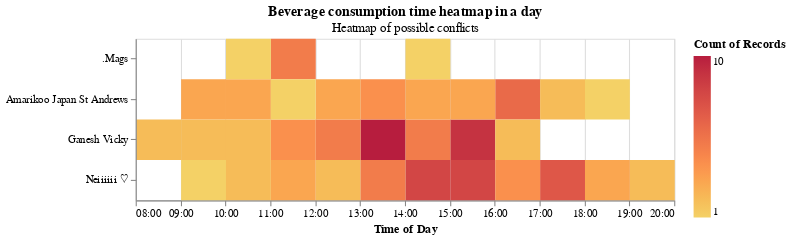

The code cell stored with this chart in its notebook:
### Code cell
time_heatmap = alt.Chart(final_df, title=alt.Title('Beverage consumption time heatmap in a day', subtitle='Heatmap of possible conflicts')).mark_rect().encode(
    alt.X('hours(date_time)').title('Time of Day'),
    # alt.Y('monthdate(date_time):O'),
    alt.Y('name').title(None),#
    alt.Color('count()', scale=alt.Scale(scheme='goldred')),
    tooltip = 'count()'
).properties(
    width=500,
    height=150
)
time_heatmap

### Figure 1 — Vega-Lite specification as saved in the notebook (floating-point values rounded to 4 significant figures)
{"config": {"view": {"continuousWidth": 300, "continuousHeight": 300}}, "data": {"name": "data-6de65c973d82429eb728f1d345cce849"}, "mark": {"type": "rect"}, "encoding": {"color": {"aggregate": "count", "scale": {"scheme": "goldred"}, "type": "quantitative"}, "tooltip": {"aggregate": "count", "type": "quantitative"}, "x": {"field": "date_time", "timeUnit": "hours", "title": "Time of Day", "type": "temporal"}, "y": {"field": "name", "title": null, "type": "nominal"}}, "height": 150, "title": {"text": "Beverage consumption time heatmap in a day", "subtitle": "Heatmap of possible conflicts"}, "width": 500, "$schema": "https://vega.github.io/schema/vega-lite/v5.16.3.json", "datasets": {"data-6de65c973d82429eb728f1d345cce849": [{"date": "2023-10-31T00:00:00", "time": "1:17 pm", "name": "Ganesh Vicky", "message": "Getting a coffee now", "date_time": "2023-10-31T13:17:00"}, {"date": "2023-11-01T00:00:00", "time": "12:45 pm", "name": "Ganesh Vicky", "message": "☕", "date_time": "2023-11-01T12:45:00"}, {"date": "2023-11-01T00:00:00", "time": "3:16 pm", "name": "Neiiiiii ♡", "message": "🧊☕ <This message was edited>", "date_time": "2023-11-01T15:16:00"}, {"date": "2023-11-07T00:00:00", "time": "11:10 am", "name": "Ganesh Vicky", "message": "☕", "date_time": "2023-11-07T11:10:00"}, {"date": "2023-11-07T00:00:00", "time": "11:58 am", "name": "Neiiiiii ♡", "message": "Got a 🍹in the morning", "date_time": "2023-11-07T11:58:00"}, {"date": "2023-11-07T00:00:00", "time": "3:39 pm", "name": "Ganesh Vicky", "message": "☕", "date_time": "2023-11-07T15:39:00"}, {"date": "2023-11-07T00:00:00", "time": "4:30 pm", "name": "Amarikoo Japan St Andrews", "message": "Got a mocha!", "date_time": "2023-11-07T16:30:00"}, {"date": "2023-11-07T00:00:00", "time": "4:30 pm", "name": "Amarikoo Japan St Andrews", "message": "My first club pret ☕️", "date_time": "2023-11-07T16:30:00"}, {"date": "2023-11-07T00:00:00", "time": "7:01 pm", "name": "Neiiiiii ♡", "message": "🍹", "date_time": "2023-11-07T19:01:00"}, {"date": "2023-11-08T00:00:00", "time": "4:06 pm", "name": "Amarikoo Japan St Andrews", "message": "Got a ☕️", "date_time": "2023-11-08T16:06:00"}, {"date": "2023-11-08T00:00:00", "time": "5:24 pm", "name": "Neiiiiii ♡", "message": "Got a 🍹", "date_time": "2023-11-08T17:24:00"}, {"date": "2023-11-10T00:00:00", "time": "3:36 pm", "name": "Ganesh Vicky", "message": "☕", "date_time": "2023-11-10T15:36:00"}, {"date": "2023-11-11T00:00:00", "time": "9:46 am", "name": "Amarikoo Japan St Andrews", "message": "Got an iced mocha", "date_time": "2023-11-11T09:46:00"}, {"date": "2023-11-13T00:00:00", "time": "3:04 pm", "name": "Neiiiiii ♡", "message": "Got a decaf, oat mocha", "date_time": "2023-11-13T15:04:00"}, {"date": "2023-11-14T00:00:00", "time": "1:37 pm", "name": "Ganesh Vicky", "message": "☕", "date_time": "2023-11-14T13:37:00"}, {"date": "2023-11-15T00:00:00", "time": "1:17 pm", "name": "Amarikoo Japan St Andrews", "message": "☕ and 🥖", "date_time": "2023-11-15T13:17:00"}, {"date": "2023-11-15T00:00:00", "time": "2:25 pm", "name": "Ganesh Vicky", "message": "☕", "date_time": "2023-11-15T14:25:00"}, {"date": "2023-11-16T00:00:00", "time": "5:45 pm", "name": "Amarikoo Japan St Andrews", "message": "Merry berry ☕", "date_time": "2023-11-16T17:45:00"}, {"date": "2023-11-17T00:00:00", "time": "9:25 am", "name": "Amarikoo Japan St Andrews", "message": "Salted caramel ☕with cream😋", "date_time": "2023-11-17T09:25:00"}, {"date": "2023-11-17T00:00:00", "time": "1:53 pm", "name": "Ganesh Vicky", "message": "☕", "date_time": "2023-11-17T13:53:00"}, {"date": "2023-11-17T00:00:00", "time": "3:42 pm", "name": "Ganesh Vicky", "message": "☕ xD", "date_time": "2023-11-17T15:42:00"}, {"date": "2023-11-17T00:00:00", "time": "4:44 pm", "name": "Neiiiiii ♡", "message": "Got a warm mocha", "date_time": "2023-11-17T16:44:00"}, {"date": "2023-11-18T00:00:00", "time": "4:41 pm", "name": "Neiiiiii ♡", "message": "Got a mocha", "date_time": "2023-11-18T16:41:00"}, {"date": "2023-11-19T00:00:00", "time": "1:49 pm", "name": "Ganesh Vicky", "message": "☕", "date_time": "2023-11-19T13:49:00"}, {"date": "2023-11-19T00:00:00", "time": "6:21 pm", "name": "Neiiiiii ♡", "message": "☕", "date_time": "2023-11-19T18:21:00"}, {"date": "2023-11-21T00:00:00", "time": "11:29 am", "name": "Ganesh Vicky", "message": "☕", "date_time": "2023-11-21T11:29:00"}, {"date": "2023-11-22T00:00:00", "time": "12:11 pm", "name": "Ganesh Vicky", "message": "☕", "date_time": "2023-11-22T12:11:00"}, {"date": "2023-11-24T00:00:00", "time": "9:01 am", "name": "Ganesh Vicky", "message": "☕", "date_time": "2023-11-24T09:01:00"}, {"date": "2023-11-24T00:00:00", "time": "1:03 pm", "name": "Ganesh Vicky", "message": "☕ iss very cold xD", "date_time": "2023-11-24T13:03:00"}, {"date": "2023-11-24T00:00:00", "time": "2:03 pm", "name": "Amarikoo Japan St Andrews", "message": "Merry berry☕", "date_time": "2023-11-24T14:03:00"}, {"date": "2023-11-24T00:00:00", "time": "4:16 pm", "name": "Ganesh Vicky", "message": "☕🤷🏻♂️", "date_time": "2023-11-24T16:16:00"}, {"date": "2023-11-24T00:00:00", "time": "6:51 pm", "name": "Neiiiiii ♡", "message": "☕", "date_time": "2023-11-24T18:51:00"}, {"date": "2023-11-25T00:00:00", "time": "9:14 am", "name": "Neiiiiii ♡", "message": "☕", "date_time": "2023-11-25T09:14:00"}, {"date": "2023-11-26T00:00:00", "time": "4:24 pm", "name": "Amarikoo Japan St Andrews", "message": "☕", "date_time": "2023-11-26T16:24:00"}, {"date": "2023-11-28T00:00:00", "time": "9:33 am", "name": "Amarikoo Japan St Andrews", "message": "☕", "date_time": "2023-11-28T09:33:00"}, {"date": "2023-11-28T00:00:00", "time": "10:59 am", "name": "Neiiiiii ♡", "message": "☕", "date_time": "2023-11-28T10:59:00"}, {"date": "2023-11-28T00:00:00", "time": "1:11 pm", "name": "Ganesh Vicky", "message": "☕", "date_time": "2023-11-28T13:11:00"}, {"date": "2023-11-29T00:00:00", "time": "12:08 pm", "name": "Neiiiiii ♡", "message": "☕", "date_time": "2023-11-29T12:08:00"}, {"date": "2023-11-29T00:00:00", "time": "1:22 pm", "name": "Ganesh Vicky", "message": "☕", "date_time": "2023-11-29T13:22:00"}, {"date": "2023-11-30T00:00:00", "time": "11:18 am", "name": "Ganesh Vicky", "message": "☕", "date_time": "2023-11-30T11:18:00"}, {"date": "2023-11-30T00:00:00", "time": "5:34 pm", "name": "Neiiiiii ♡", "message": "☕", "date_time": "2023-11-30T17:34:00"}, {"date": "2023-12-02T00:00:00", "time": "7:21 pm", "name": "Neiiiiii ♡", "message": "☕", "date_time": "2023-12-02T19:21:00"}, {"date": "2023-12-03T00:00:00", "time": "5:04 pm", "name": "Neiiiiii ♡", "message": "🧊☕", "date_time": "2023-12-03T17:04:00"}, {"date": "2023-12-04T00:00:00", "time": "3:54 pm", "name": "Neiiiiii ♡", "message": "🧊☕", "date_time": "2023-12-04T15:54:00"}, {"date": "2023-12-04T00:00:00", "time": "5:07 pm", "name": "Amarikoo Japan St Andrews", "message": "☕ more then 30 min ago😂", "date_time": "2023-12-04T17:07:00"}, {"date": "2023-12-06T00:00:00", "time": "8:28 am", "name": "Ganesh Vicky", "message": "☕", "date_time": "2023-12-06T08:28:00"}, {"date": "2023-12-08T00:00:00", "time": "1:44 pm", "name": "Ganesh Vicky", "message": "☕", "date_time": "2023-12-08T13:44:00"}, {"date": "2023-12-09T00:00:00", "time": "5:47 pm", "name": "Neiiiiii ♡", "message": "☕x2 today", "date_time": "2023-12-09T17:47:00"}, {"date": "2023-12-10T00:00:00", "time": "2:27 pm", "name": "Ganesh Vicky", "message": "☕", "date_time": "2023-12-10T14:27:00"}, {"date": "2023-12-10T00:00:00", "time": "3:51 pm", "name": "Amarikoo Japan St Andrews", "message": "☕", "date_time": "2023-12-10T15:51:00"}, {"date": "2023-12-11T00:00:00", "time": "2:56 pm", "name": "Neiiiiii ♡", "message": "☕", "date_time": "2023-12-11T14:56:00"}, {"date": "2023-12-13T00:00:00", "time": "1:15 pm", "name": "Amarikoo Japan St Andrews", "message": "☕", "date_time": "2023-12-13T13:15:00"}, {"date": "2023-12-14T00:00:00", "time": "8:53 am", "name": "Ganesh Vicky", "message": "☕", "date_time": "2023-12-14T08:53:00"}, {"date": "2023-12-14T00:00:00", "time": "12:13 pm", "name": "Amarikoo Japan St Andrews", "message": "☕🧊", "date_time": "2023-12-14T12:13:00"}, {"date": "2023-12-16T00:00:00", "time": "1:33 pm", "name": "Amarikoo Japan St Andrews", "message": "☕🍴", "date_time": "2023-12-16T13:33:00"}, {"date": "2023-12-16T00:00:00", "time": "2:39 pm", "name": "Neiiiiii ♡", "message": "☕🧊", "date_time": "2023-12-16T14:39:00"}, {"date": "2023-12-17T00:00:00", "time": "3:48 pm", "name": "Amarikoo Japan St Andrews", "message": "☕", "date_time": "2023-12-17T15:48:00"}, {"date": "2023-12-19T00:00:00", "time": "10:47 am", "name": "Amarikoo Japan St Andrews", "message": "☕🧊", "date_time": "2023-12-19T10:47:00"}, {"date": "2023-12-19T00:00:00", "time": "12:07 pm", "name": "Amarikoo Japan St Andrews", "message": "☕🥖", "date_time": "2023-12-19T12:07:00"}, {"date": "2023-12-21T00:00:00", "time": "1:52 pm", "name": "Ganesh Vicky", "message": "☕", "date_time": "2023-12-21T13:52:00"}, {"date": "2023-12-22T00:00:00", "time": "1:30 pm", "name": "Neiiiiii ♡", "message": "☕🧊", "date_time": "2023-12-22T13:30:00"}, {"date": "2023-12-22T00:00:00", "time": "3:02 pm", "name": "Ganesh Vicky", "message": "☕", "date_time": "2023-12-22T15:02:00"}, {"date": "2023-12-23T00:00:00", "time": "2:14 pm", "name": "Amarikoo Japan St Andrews", "message": "☕🧊", "date_time": "2023-12-23T14:14:00"}, {"date": "2023-12-28T00:00:00", "time": "3:54 pm", "name": "Ganesh Vicky", "message": "☕", "date_time": "2023-12-28T15:54:00"}, {"date": "2023-12-30T00:00:00", "time": "12:02 pm", "name": "Ganesh Vicky", "message": "☕", "date_time": "2023-12-30T12:02:00"}, {"date": "2023-12-30T00:00:00", "time": "3:00 pm", "name": "Neiiiiii ♡", "message": "🧊☕", "date_time": "2023-12-30T15:00:00"}, {"date": "2023-12-30T00:00:00", "time": "4:29 pm", "name": "Neiiiiii ♡", "message": "☕", "date_time": "2023-12-30T16:29:00"}, {"date": "2024-01-03T00:00:00", "time": "12:00 pm", "name": "Neiiiiii ♡", "message": "☕", "date_time": "2024-01-03T12:00:00"}, {"date": "2024-01-04T00:00:00", "time": "5:33 pm", "name": "Neiiiiii ♡", "message": "☕🧊", "date_time": "2024-01-04T17:33:00"}, {"date": "2024-01-05T00:00:00", "time": "1:27 pm", "name": "Neiiiiii ♡", "message": "☕🧊", "date_time": "2024-01-05T13:27:00"}, {"date": "2024-01-06T00:00:00", "time": "2:46 pm", "name": "Neiiiiii ♡", "message": "☕🧊", "date_time": "2024-01-06T14:46:00"}, {"date": "2024-01-06T00:00:00", "time": "3:49 pm", "name": "Amarikoo Japan St Andrews", "message": "☕", "date_time": "2024-01-06T15:49:00"}, {"date": "2024-01-07T00:00:00", "time": "1:54 pm", "name": "Neiiiiii ♡", "message": "☕🧊", "date_time": "2024-01-07T13:54:00"}, {"date": "2024-01-08T00:00:00", "time": "9:15 am", "name": "Ganesh Vicky", "message": "Got a coffee 10 mins back. Forgot to update", "date_time": "2024-01-08T09:15:00"}, {"date": "2024-01-08T00:00:00", "time": "11:49 am", "name": ".Mags", "message": "☕️", "date_time": "2024-01-08T11:49:00"}, {"date": "2024-01-08T00:00:00", "time": "12:50 pm", "name": "Amarikoo Japan St Andrews", "message": "☕🧊", "date_time": "2024-01-08T12:50:00"}, {"date": "2024-01-08T00:00:00", "time": "1:46 pm", "name": "Ganesh Vicky", "message": "☕", "date_time": "2024-01-08T13:46:00"}, {"date": "2024-01-08T00:00:00", "time": "3:24 pm", "name": "Neiiiiii ♡", "message": "☕🧊", "date_time": "2024-01-08T15:24:00"}, {"date": "2024-01-09T00:00:00", "time": "2:09 pm", "name": "Ganesh Vicky", "message": "☕", "date_time": "2024-01-09T14:09:00"}, {"date": "2024-01-09T00:00:00", "time": "5:05 pm", "name": "Neiiiiii ♡", "message": "☕🧊", "date_time": "2024-01-09T17:05:00"}, {"date": "2024-01-10T00:00:00", "time": "10:04 am", "name": "Ganesh Vicky", "message": "☕", "date_time": "2024-01-10T10:04:00"}, {"date": "2024-01-10T00:00:00", "time": "10:51 am", "name": ".Mags", "message": "☕️", "date_time": "2024-01-10T10:51:00"}, {"date": "2024-01-10T00:00:00", "time": "1:56 pm", "name": "Neiiiiii ♡", "message": "☕🧊", "date_time": "2024-01-10T13:56:00"}, {"date": "2024-01-11T00:00:00", "time": "11:22 am", "name": ".Mags", "message": "☕️", "date_time": "2024-01-11T11:22:00"}, {"date": "2024-01-11T00:00:00", "time": "3:46 pm", "name": "Neiiiiii ♡", "message": "☕🧊 <This message was edited>", "date_time": "2024-01-11T15:46:00"}, {"date": "2024-01-13T00:00:00", "time": "11:30 am", "name": ".Mags", "message": "☕️", "date_time": "2024-01-13T11:30:00"}, {"date": "2024-01-13T00:00:00", "time": "4:25 pm", "name": "Neiiiiii ♡", "message": "Got ☕ 20 mins back", "date_time": "2024-01-13T16:25:00"}, {"date": "2024-01-14T00:00:00", "time": "3:36 pm", "name": "Ganesh Vicky", "message": "☕", "date_time": "2024-01-14T15:36:00"}, {"date": "2024-01-15T00:00:00", "time": "11:19 am", "name": ".Mags", "message": "☕️", "date_time": "2024-01-15T11:19:00"}, {"date": "2024-01-15T00:00:00", "time": "12:47 pm", "name": "Ganesh Vicky", "message": "☕", "date_time": "2024-01-15T12:47:00"}, {"date": "2024-01-15T00:00:00", "time": "3:22 pm", "name": "Neiiiiii ♡", "message": "☕", "date_time": "2024-01-15T15:22:00"}, {"date": "2024-01-16T00:00:00", "time": "11:51 am", "name": "Ganesh Vicky", "message": "☕", "date_time": "2024-01-16T11:51:00"}, {"date": "2024-01-16T00:00:00", "time": "1:53 pm", "name": "Amarikoo Japan St Andrews", "message": "☕", "date_time": "2024-01-16T13:53:00"}, {"date": "2024-01-16T00:00:00", "time": "2:39 pm", "name": "Neiiiiii ♡", "message": "☕", "date_time": "2024-01-16T14:39:00"}, {"date": "2024-01-17T00:00:00", "time": "11:38 am", "name": ".Mags", "message": "☕️", "date_time": "2024-01-17T11:38:00"}, {"date": "2024-01-17T00:00:00", "time": "2:00 pm", "name": "Ganesh Vicky", "message": "☕", "date_time": "2024-01-17T14:00:00"}, {"date": "2024-01-17T00:00:00", "time": "6:01 pm", "name": "Neiiiiii ♡", "message": "🍹", "date_time": "2024-01-17T18:01:00"}, {"date": "2024-01-18T00:00:00", "time": "2:10 pm", "name": "Amarikoo Japan St Andrews", "message": "☕🧊", "date_time": "2024-01-18T14:10:00"}, {"date": "2024-01-18T00:00:00", "time": "3:07 pm", "name": "Neiiiiii ♡", "message": "☕🧊", "date_time": "2024-01-18T15:07:00"}, {"date": "2024-01-19T00:00:00", "time": "2:10 pm", "name": "Neiiiiii ♡", "message": "☕", "date_time": "2024-01-19T14:10:00"}, {"date": "2024-01-20T00:00:00", "time": "1:47 pm", "name": "Neiiiiii ♡", "message": "☕🧊", "date_time": "2024-01-20T13:47:00"}, {"date": "2024-01-21T00:00:00", "time": "4:38 pm", "name": "Amarikoo Japan St Andrews", "message": "☕", "date_time": "2024-01-21T16:38:00"}, {"date": "2024-01-22T00:00:00", "time": "2:42 pm", "name": "Neiiiiii ♡", "message": "☕🧊", "date_time": "2024-01-22T14:42:00"}, {"date": "2024-01-22T00:00:00", "time": "3:51 pm", "name": "Ganesh Vicky", "message": "☕", "date_time": "2024-01-22T15:51:00"}, {"date": "2024-01-23T00:00:00", "time": "10:53 am", "name": "Ganesh Vicky", "message": "☕", "date_time": "2024-01-23T10:53:00"}, {"date": "2024-01-23T00:00:00", "time": "2:46 pm", "name": "Neiiiiii ♡", "message": "☕🧊", "date_time": "2024-01-23T14:46:00"}, {"date": "2024-01-23T00:00:00", "time": "4:00 pm", "name": "Ganesh Vicky", "message": "☕", "date_time": "2024-01-23T16:00:00"}, {"date": "2024-01-24T00:00:00", "time": "10:49 am", "name": "Amarikoo Japan St Andrews", "message": "☕", "date_time": "2024-01-24T10:49:00"}, {"date": "2024-01-24T00:00:00", "time": "2:03 pm", "name": "Neiiiiii ♡", "message": "☕🧊", "date_time": "2024-01-24T14:03:00"}, {"date": "2024-01-24T00:00:00", "time": "2:38 pm", "name": ".Mags", "message": "☕️", "date_time": "2024-01-24T14:38:00"}, {"date": "2024-01-25T00:00:00", "time": "11:56 am", "name": "Neiiiiii ♡", "message": "☕🧊", "date_time": "2024-01-25T11:56:00"}, {"date": "2024-01-26T00:00:00", "time": "4:10 pm", "name": "Amarikoo Japan St Andrews", "message": "☕", "date_time": "2024-01-26T16:10:00"}, {"date": "2024-01-27T00:00:00", "time": "12:40 pm", "name": "Ganesh Vicky", "message": "☕", "date_time": "2024-01-27T12:40:00"}, {"date": "2024-01-29T00:00:00", "time": "3:07 pm", "name": "Ganesh Vicky", "message": "☕", "date_time": "2024-01-29T15:07:00"}, {"date": "2024-01-29T00:00:00", "time": "6:29 pm", "name": "Amarikoo Japan St Andrews", "message": "☕", "date_time": "2024-01-29T18:29:00"}, {"date": "2024-01-30T00:00:00", "time": "10:33 am", "name": "Neiiiiii ♡", "message": "☕🧊", "date_time": "2024-01-30T10:33:00"}, {"date": "2024-01-30T00:00:00", "time": "2:09 pm", "name": "Ganesh Vicky", "message": "☕", "date_time": "2024-01-30T14:09:00"}, {"date": "2024-01-30T00:00:00", "time": "5:23 pm", "name": "Neiiiiii ♡", "message": "🍹", "date_time": "2024-01-30T17:23:00"}, {"date": "2024-01-31T00:00:00", "time": "10:11 am", "name": "Amarikoo Japan St Andrews", "message": "☕🧊", "date_time": "2024-01-31T10:11:00"}, {"date": "2024-01-31T00:00:00", "time": "11:52 am", "name": "Neiiiiii ♡", "message": "☕🧊", "date_time": "2024-01-31T11:52:00"}, {"date": "2024-01-31T00:00:00", "time": "3:04 pm", "name": "Ganesh Vicky", "message": "☕", "date_time": "2024-01-31T15:04:00"}, {"date": "2024-02-01T00:00:00", "time": "11:14 am", "name": "Amarikoo Japan St Andrews", "message": "☕🥄", "date_time": "2024-02-01T11:14:00"}]}}
